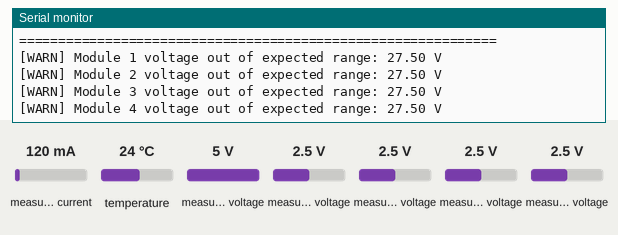
A sketch run on a simulated ESP32. Shown: the last lines printed to the serial monitor. The inputs (shaded band) are chosen by the test bench; at power-on: measured voltage 2.5 V, measured current 120 mA, temperature 24 °C, measured voltage 5 V. WiFi joins after 1.5 s; servers stay silent unless stated; web services answer with replies made up by the test bench.

Above: at 3.0 s.
3.1 s: measured voltage (sensor 200) set to 3.8 V
At 3.9 s:
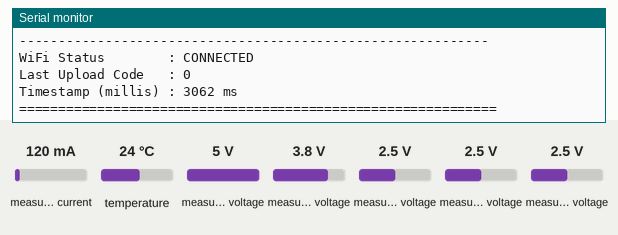
7.4 s: measured current set to 40 mA
At 8.4 s:
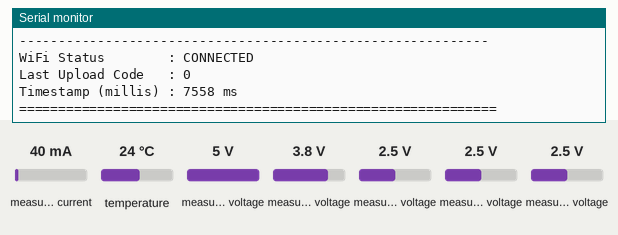
8.9 s: measured voltage (sensor 201) set to 0.1 V
At 10.2 s:
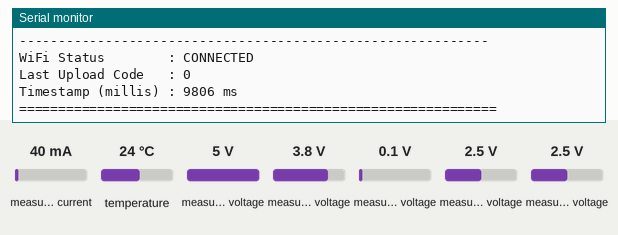
10.4 s: measured voltage (sensor 202) set to 0.1 V
At 11.3 s:
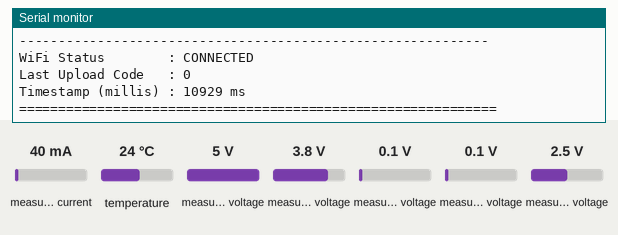
11.9 s: measured voltage (sensor 203) set to 0.1 V
At 16.0 s:
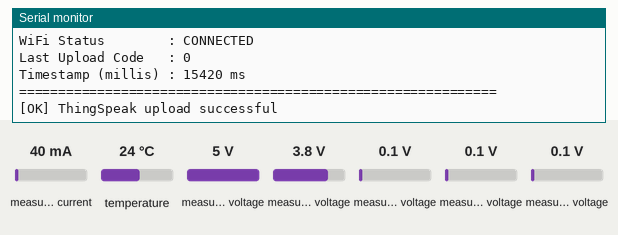
16.2 s: temperature set to 12 °C
At 17.5 s:
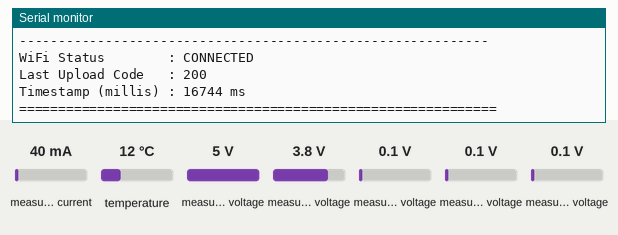
Timing chart, 0 to 18.7 s (numbered marks = the images above; inputs shaded):
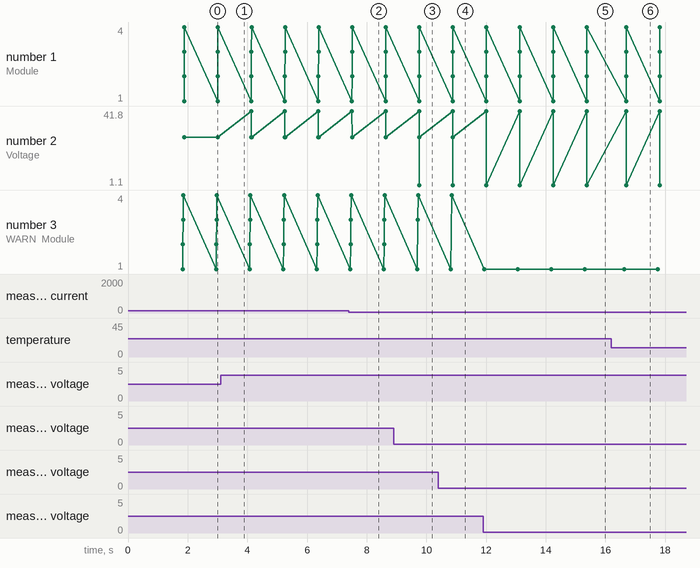

The sketch:

EV_DigitalTwin_v2_SoC_SoH_DTE.ino
```cpp
/*
  ============================================================================
  Cloud Digital Twin for EV Battery SoC, SoH and DTE Estimation - Version 2
  ============================================================================
  MONITORING SYSTEM ONLY.
  No battery switching. No relay control. No MOSFET control. No charging control.

  Hardware:
    - ESP32 Dev Module
    - ADS1115 (I2C ADC)   -> 4 battery module voltages (A0..A3)
    - INA219  (I2C)       -> bus voltage, load voltage, current, power
    - MCP9808 (I2C)       -> battery temperature
    - WiFi + ThingSpeak   -> cloud upload

  I2C Wiring:
    ESP32 GPIO21 -> SDA (all sensors)
    ESP32 GPIO22 -> SCL (all sensors)
    ESP32 3.3V   -> VCC/VIN of ADS1115, INA219, MCP9808
    ESP32 GND    -> GND of all sensors

  ADS1115 Wiring:
    A0 -> Module 1 voltage divider (220k / 22k, factor = 11)
    A1 -> Module 2 voltage divider
    A2 -> Module 3 voltage divider
    A3 -> Module 4 voltage divider

  Battery Pack (Version 1 reference):
    4 modules x 12V nominal  (12.6V max, 9.0V min per module)
    Total pack: 48V nominal
  ============================================================================
*/

#include <Wire.h>
#include <Adafruit_ADS1X15.h>
#include <Adafruit_INA219.h>
#include <Adafruit_MCP9808.h>
#include <WiFi.h>
#include <HTTPClient.h>

// ============================================================================
// WIFI / THINGSPEAK CONFIG
// ============================================================================
const char* ssid     = "xyz";
const char* password = "12345678";
String apiKey = "M76PKKNXBO0M6OI8";   // ThingSpeak WRITE API key

// ============================================================================
// SENSOR OBJECTS
// ============================================================================
Adafruit_ADS1115 ads;
Adafruit_INA219 ina219;
Adafruit_MCP9808 tempsensor;

bool adsOK  = false;
bool inaOK  = false;
bool mcpOK  = false;

// ============================================================================
// VOLTAGE DIVIDER
// ============================================================================
const float R_TOP    = 220000.0;   // 220k
const float R_BOTTOM = 22000.0;    // 22k
const float DIVIDER_FACTOR = (R_TOP + R_BOTTOM) / R_BOTTOM;  // = 11.0

// ============================================================================
// BATTERY PACK PARAMETERS (editable)
// ============================================================================
const float MODULE_MAX_VOLTAGE = 12.6;   // 100% SoC per module
const float MODULE_MIN_VOLTAGE = 9.0;    // 0% SoC per module
const int   NUM_MODULES = 4;
const float NOMINAL_PACK_VOLTAGE = 48.0; // 4 x 12V

// DTE / capacity model (editable to match real pack + vehicle)
float BATTERY_CAPACITY_AH        = 20.0;   // total pack capacity, Ah
float VEHICLE_EFFICIENCY_WH_PER_KM = 20.0; // Wh consumed per km travelled

// SoH model inputs (editable / replaceable by MATLAB digital twin later)
unsigned long cycleCount = 0;              // placeholder - update from your cycle logic
const float RATED_CYCLE_LIFE = 500.0;      // cycles until ~80% SoH (typical Li-ion)
const float TEMP_STRESS_LOW  = 0.0;        // below this, degradation accelerates
const float TEMP_STRESS_HIGH = 45.0;       // above this, degradation accelerates

// ============================================================================
// SoC LOOKUP TABLE (voltage -> % charge), per module, high to low
// ============================================================================
const int SOC_TABLE_SIZE = 11;
float socVoltageTable[SOC_TABLE_SIZE] = {12.6, 12.4, 12.2, 12.0, 11.8, 11.6, 11.4, 11.2, 11.0, 10.5, 9.0};
float socPercentTable[SOC_TABLE_SIZE] = {100,  90,   80,   70,   60,   50,   40,   30,   20,   10,   0};

// ============================================================================
// LIVE DATA STRUCTURE
// ============================================================================
struct BatteryData {
  float moduleVoltage[4] = {0, 0, 0, 0};
  float totalPackVoltage = 0;

  float busVoltage    = 0;
  float shuntVoltage_mV = 0;
  float loadVoltage   = 0;
  float current_mA    = 0;
  float power_mW      = 0;

  float temperatureC  = 0;

  float soc = 0;   // %
  float soh = 100; // %
  float dte = 0;   // km

  bool wifiConnected = false;
  int  lastHttpCode  = 0;
};

BatteryData battery;

// ============================================================================
// TIMING (no delay() except the mandatory ThingSpeak interval gate)
// ============================================================================
unsigned long lastUpload  = 0;
const unsigned long uploadInterval = 15000;   // ThingSpeak minimum = 15 sec

unsigned long lastWifiCheck = 0;
const unsigned long wifiCheckInterval = 5000;

// ============================================================================
// SETUP
// ============================================================================
void setup() {
  Serial.begin(115200);
  delay(200);

  Wire.begin(21, 22);

  wifiConnect();

  // ---- ADS1115 ----
  adsOK = ads.begin();
  if (!adsOK) {
    Serial.println("[ERROR] ADS1115 NOT FOUND - check wiring (0x48 default)");
  } else {
    ads.setGain(GAIN_ONE);   // +-4.096V range
    Serial.println("[OK] ADS1115 initialized");
  }

  // ---- INA219 ----
  inaOK = ina219.begin();
  if (!inaOK) {
    Serial.println("[ERROR] INA219 NOT FOUND - check wiring (0x40 default)");
  } else {
    Serial.println("[OK] INA219 initialized");
  }

  // ---- MCP9808 ----
  mcpOK = tempsensor.begin(0x18);
  if (!mcpOK) {
    Serial.println("[ERROR] MCP9808 NOT FOUND - check wiring (0x18 default)");
  } else {
    tempsensor.setResolution(3);
    Serial.println("[OK] MCP9808 initialized");
  }

  Serial.println("====================================================");
  Serial.println(" EV Battery Digital Twin v2 - Monitoring Started");
  Serial.println("====================================================");
}

// ============================================================================
// LOOP
// ============================================================================
void loop() {

  wifiReconnect();

  readADS();
  readINA219();
  readTemperature();

  calculateSOC();
  calculateSOH();
  calculateDTE();

  printSerial();

  if (millis() - lastUpload >= uploadInterval) {
    lastUpload = millis();
    uploadThingSpeak();
  }

  delay(1000); // display refresh only, not used for ThingSpeak timing
}

// ============================================================================
// WIFI FUNCTIONS
// ============================================================================
void wifiConnect() {
  WiFi.begin(ssid, password);
  Serial.print("Connecting to WiFi");
  unsigned long start = millis();
  while (WiFi.status() != WL_CONNECTED && millis() - start < 15000) {
    delay(400);
    Serial.print(".");
  }
  battery.wifiConnected = (WiFi.status() == WL_CONNECTED);
  Serial.println();
  if (battery.wifiConnected) {
    Serial.print("[OK] WiFi Connected, IP: ");
    Serial.println(WiFi.localIP());
  } else {
    Serial.println("[ERROR] WiFi connection failed, will retry in background");
  }
}

void wifiReconnect() {
  if (millis() - lastWifiCheck < wifiCheckInterval) return;
  lastWifiCheck = millis();

  if (WiFi.status() != WL_CONNECTED) {
    battery.wifiConnected = false;
    Serial.println("[WARN] WiFi disconnected - attempting reconnect...");
    WiFi.disconnect();
    WiFi.begin(ssid, password);
  } else {
    battery.wifiConnected = true;
  }
}

// ============================================================================
// SENSOR READ FUNCTIONS
// ============================================================================
void readADS() {
  if (!adsOK) return;

  for (int i = 0; i < NUM_MODULES; i++) {
    int16_t raw = ads.readADC_SingleEnded(i);
    float v_adc = ads.computeVolts(raw);
    float v_module = v_adc * DIVIDER_FACTOR;

    // ADC out-of-range check
    if (v_module < 0 || v_module > 15.0) {
      Serial.printf("[WARN] Module %d voltage out of expected range: %.2f V\n", i + 1, v_module);
    }
    battery.moduleVoltage[i] = v_module;
  }

  battery.totalPackVoltage = battery.moduleVoltage[0] + battery.moduleVoltage[1] +
                              battery.moduleVoltage[2] + battery.moduleVoltage[3];
}

void readINA219() {
  if (!inaOK) return;

  battery.busVoltage      = ina219.getBusVoltage_V();
  battery.shuntVoltage_mV = ina219.getShuntVoltage_mV();
  battery.current_mA      = ina219.getCurrent_mA();
  battery.power_mW        = ina219.getPower_mW();
  battery.loadVoltage      = battery.busVoltage + (battery.shuntVoltage_mV / 1000.0);
}

void readTemperature() {
  if (!mcpOK) return;
  battery.temperatureC = tempsensor.readTempC();
}

// ============================================================================
// SOC CALCULATION (voltage lookup + linear interpolation, averaged over modules)
// ============================================================================
float interpolateSOC(float voltage) {
  if (voltage >= socVoltageTable[0]) return 100.0;
  if (voltage <= socVoltageTable[SOC_TABLE_SIZE - 1]) return 0.0;

  for (int i = 0; i < SOC_TABLE_SIZE - 1; i++) {
    float vHigh = socVoltageTable[i];
    float vLow  = socVoltageTable[i + 1];

    if (voltage <= vHigh && voltage >= vLow) {
      float socHigh = socPercentTable[i];
      float socLow  = socPercentTable[i + 1];
      // linear interpolation between the two nearest table points
      float ratio = (voltage - vLow) / (vHigh - vLow);
      return socLow + ratio * (socHigh - socLow);
    }
  }
  return 0.0;
}

void calculateSOC() {
  float total = 0;
  for (int i = 0; i < NUM_MODULES; i++) {
    total += interpolateSOC(battery.moduleVoltage[i]);
  }
  battery.soc = total / NUM_MODULES;
}

// ============================================================================
// SOH ESTIMATION (modular - replace body with MATLAB Digital Twin model later)
// Inputs: voltage spread across modules, current, temperature, cycle count
// ============================================================================
void calculateSOH() {
  float soh = 100.0;

  // 1) Cycle-life based degradation
  float cycleDegradation = (cycleCount / RATED_CYCLE_LIFE) * 20.0; // ~20% loss at rated life
  soh -= cycleDegradation;

  // 2) Temperature stress degradation
  if (battery.temperatureC > TEMP_STRESS_HIGH || battery.temperatureC < TEMP_STRESS_LOW) {
    soh -= 5.0; // flat penalty while operating outside safe thermal band
  }

  // 3) Module voltage imbalance degradation (higher spread = more aged/weaker cells)
  float vMax = battery.moduleVoltage[0], vMin = battery.moduleVoltage[0];
  for (int i = 1; i < NUM_MODULES; i++) {
    if (battery.moduleVoltage[i] > vMax) vMax = battery.moduleVoltage[i];
    if (battery.moduleVoltage[i] < vMin) vMin = battery.moduleVoltage[i];
  }
  float imbalance = vMax - vMin;
  soh -= imbalance * 10.0; // penalize spread between weakest and strongest module

  if (soh < 0) soh = 0;
  if (soh > 100) soh = 100;

  battery.soh = soh;
}

// ============================================================================
// DTE CALCULATION (Distance To Empty)
// Remaining energy (Wh) = Capacity(Ah) x Nominal Voltage x (SoC/100) x (SoH/100)
// DTE (km) = Remaining energy (Wh) / Vehicle efficiency (Wh/km)
// ============================================================================
void calculateDTE() {
  float remainingEnergyWh = BATTERY_CAPACITY_AH * NOMINAL_PACK_VOLTAGE *
                             (battery.soc / 100.0) * (battery.soh / 100.0);

  if (VEHICLE_EFFICIENCY_WH_PER_KM <= 0) {
    battery.dte = 0;
    return;
  }

  battery.dte = remainingEnergyWh / VEHICLE_EFFICIENCY_WH_PER_KM;
}

// ============================================================================
// SERIAL PRINT
// ============================================================================
void printSerial() {
  Serial.println();
  Serial.println("================== BATTERY DIGITAL TWIN ==================");
  Serial.printf("Module 1 Voltage   : %.2f V\n", battery.moduleVoltage[0]);
  Serial.printf("Module 2 Voltage   : %.2f V\n", battery.moduleVoltage[1]);
  Serial.printf("Module 3 Voltage   : %.2f V\n", battery.moduleVoltage[2]);
  Serial.printf("Module 4 Voltage   : %.2f V\n", battery.moduleVoltage[3]);
  Serial.printf("Total Pack Voltage : %.2f V\n", battery.totalPackVoltage);
  Serial.println("------------------------------------------------------------");
  Serial.printf("Bus Voltage        : %.2f V\n", battery.busVoltage);
  Serial.printf("Load Voltage       : %.2f V\n", battery.loadVoltage);
  Serial.printf("Current            : %.2f mA\n", battery.current_mA);
  Serial.printf("Power              : %.2f mW\n", battery.power_mW);
  Serial.printf("Temperature        : %.2f C\n", battery.temperatureC);
  Serial.println("------------------------------------------------------------");
  Serial.printf("SoC (State of Charge) : %.1f %%\n", battery.soc);
  Serial.printf("SoH (State of Health)  : %.1f %%\n", battery.soh);
  Serial.printf("DTE (Distance To Empty): %.1f km\n", battery.dte);
  Serial.println("------------------------------------------------------------");
  Serial.printf("WiFi Status        : %s\n", battery.wifiConnected ? "CONNECTED" : "DISCONNECTED");
  Serial.printf("Last Upload Code   : %d\n", battery.lastHttpCode);
  Serial.printf("Timestamp (millis) : %lu ms\n", millis());
  Serial.println("=============================================================");
}

// ============================================================================
// THINGSPEAK UPLOAD
// ============================================================================
void uploadThingSpeak() {
  if (!battery.wifiConnected || WiFi.status() != WL_CONNECTED) {
    Serial.println("[ERROR] Upload skipped - WiFi not connected");
    return;
  }

  String url = "https://api.thingspeak.com/update?api_key=" + apiKey +
               "&field1=" + String(battery.moduleVoltage[0]) +
               "&field2=" + String(battery.moduleVoltage[1]) +
               "&field3=" + String(battery.moduleVoltage[2]) +
               "&field4=" + String(battery.moduleVoltage[3]) +
               "&field5=" + String(battery.current_mA) +
               "&field6=" + String(battery.temperatureC) +
               "&field7=" + String(battery.soc) +
               "&field8=" + String(battery.dte);

  HTTPClient http;
  http.begin(url);
  int httpCode = http.GET();
  http.end();

  battery.lastHttpCode = httpCode;

  if (httpCode == 200) {
    Serial.println("[OK] ThingSpeak upload successful");
  } else {
    Serial.printf("[ERROR] ThingSpeak upload failed, code: %d\n", httpCode);
  }
}
```

Measured:
- after the input at 7.4 s, the serial monitor: prints a new line after 0.13 s (image 2)
- after the input at 8.9 s, the serial monitor: prints a new line after 0.86 s (image 3)
- after the input at 10.4 s, the serial monitor: prints a new line after 0.48 s (image 4)
- after the input at 11.9 s, the serial monitor: prints a new line after 0.11 s (image 5)
- after the input at 16.2 s, the serial monitor: prints a new line after 0.52 s (image 6)
